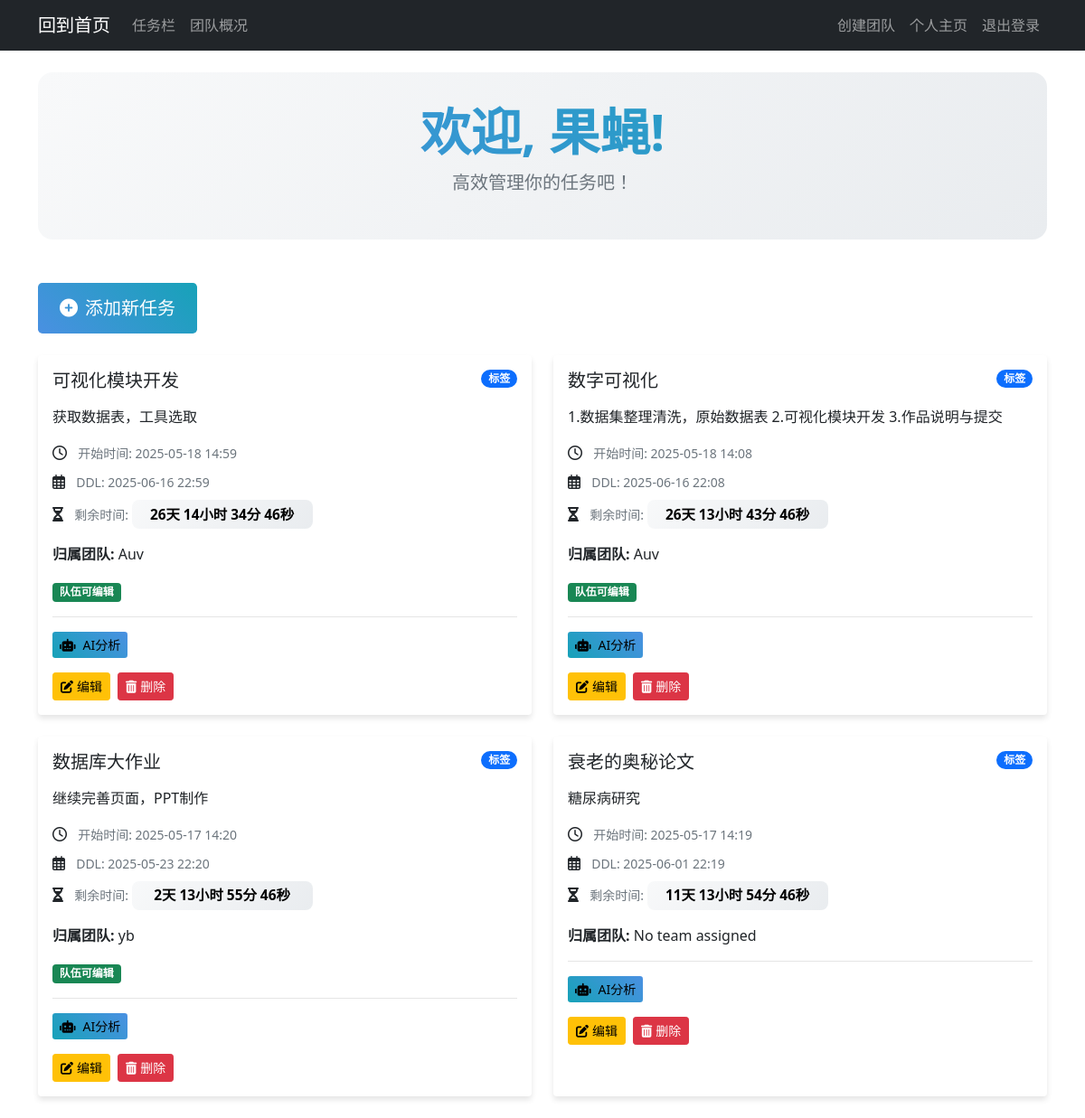
The page /dashboard (signed in) on the database its author committed.
### app.py (models this page shows, shortened)
class User(db.Model):
    id = db.Column(db.Integer, primary_key=True)
    username = db.Column(db.String(20), unique=True, nullable=False)
    email = db.Column(db.String(120), unique=True, nullable=False)
    password = db.Column(db.String(60), nullable=False)
    profile_picture = db.Column(db.String(20), nullable=True)  # Changed to nullable
    bio = db.Column(db.Text, nullable=True)
    created_at = db.Column(db.DateTime, nullable=True)  # Changed to nullable
    data = db.relationship('UserData',back_populates='user')
    is_admin = db.Column(db.Boolean, default=False)

class UserData(db.Model):
    id = db.Column(db.Integer, primary_key=True)
    title = db.Column(db.String(100), nullable=False)
    content = db.Column(db.Text, nullable=False)
    created_at = db.Column(db.DateTime, nullable=False, default=datetime.utcnow)
    deadline = db.Column(db.DateTime, nullable=True)  # New field
    ai_analysis = db.Column(db.Text, nullable=True)   # New field
    updated_at = db.Column(db.DateTime, nullable=False, default=datetime.utcnow, onupdate=datetime.utcnow)
    user_id = db.Column(db.Integer, db.ForeignKey('user.id'), nullable=False)
    user = db.relationship('User',back_populates='data')
    team_id = db.Column(db.Integer, db.ForeignKey('team.id'), nullable=True)  # 关联团队
    team = db.relationship('Team', backref='tasks')
    team_editable = db.Column(db.Boolean, default=False)

class Team(db.Model):
    id = db.Column(db.Integer, primary_key=True)
    name = db.Column(db.String(100), nullable=False)
    description = db.Column(db.Text, nullable=True)
    members = db.relationship('User', secondary='team_members', backref='teams')

### app.py (the view)
@app.route('/dashboard')
@login_required
def dashboard():
    user = User.query.get_or_404(session['user_id'])
    teams = user.teams
    tasks = user_data = UserData.query.filter(
        or_(
            UserData.user_id == user.id,
            and_(
                UserData.team_id.in_([team.id for team in user.teams])
            )
        )
    ).order_by(UserData.created_at.desc()).all()
    return render_template('dashboard.html', user=user, user_data=tasks)

### app.py (called while the page is built)
def login_required(f):
    @wraps(f)
    def decorated_function(*args, **kwargs):
        if 'user_id' not in session:
            flash('Please log in to access this page.', 'warning')
            return redirect(url_for('login'))
        return f(*args, **kwargs)
    return decorated_function

### templates/dashboard.html (shortened to what this page needs)
{% extends "base.html" %}
{% block content %}
<div class="container mt-4">
    <div class="welcome-section text-center mb-5">
        <h1 class="display-4 fw-bold text-gradient">欢迎, {{ user.username }}!</h1>
        <p class="lead text-muted">高效管理你的任务吧！</p>
    </div>
    <div class="row mb-4">
        <div class="col">
            <a href="{{ url_for('add_data') }}" class="btn btn-primary btn-lg add-task-btn">
                <i class="fas fa-plus-circle me-2"></i>添加新任务
            </a>
        </div>
    </div>
    <div class="row">
        {% for data in user_data %}
        <div class="col-md-6 mb-4">
            <div class="card task-card h-100">
                <div class="card-body">
                    <div class="d-flex justify-content-between align-items-start mb-3">
                        <h5 class="card-title mb-0">{{ data.title }}</h5>
                        <span class="badge bg-primary rounded-pill">标签</span>
                    </div>
                    <p class="card-text">{{ data.content }}</p>
                    <div class="task-meta mb-3">
                        <p class="card-text mb-2">
                            <i class="far fa-clock me-2"></i>
                            <small class="text-muted">开始时间: {{ data.created_at.strftime('%Y-%m-%d %H:%M') }}</small>
                        </p>
                        {% if data.deadline %}
                        <p class="card-text mb-2">
                            <i class="far fa-calendar-alt me-2"></i>
                            <small class="text-muted">DDL: {{ data.deadline.strftime('%Y-%m-%d %H:%M') }}</small>
                        </p>
                        <p class="card-text">
                            <i class="fas fa-hourglass-half me-2"></i>
                            <small class="text-muted">剩余时间: <span class="countdown" data-deadline="{{ data.deadline.strftime('%Y-%m-%d %H:%M:%S') }}">Loading...</span></small>
                        </p>
                        {% endif %}
                    </div>
                    <p><strong>归属团队:</strong> {{ data.team.name if data.team else 'No team assigned' }}</p>
                    <p>
                        {% if data.team_editable %}
                            <span class="badge bg-success">队伍可编辑</span>
                        {% endif %}
                    </p>
                    <div class="ai-analysis-section mt-3">
                        <button class="btn btn-info btn-sm analyze-btn" data-task-id="{{ data.id }}">
                            <i class="fas fa-robot me-2"></i>AI分析
                        </button>
                    </div>
                    <div class="task-actions mt-3">
                        <a href="{{ url_for('edit_data', data_id=data.id) }}" class="btn btn-warning btn-sm">
                            <i class="fas fa-edit me-1"></i>编辑
                        </a>
                        <a href="{{ url_for('delete_data', data_id=data.id) }}" class="btn btn-danger btn-sm" onclick="return confirm('Are you sure you want to delete this task?')">
                            <i class="fas fa-trash-alt me-1"></i>删除
                        </a>
                    </div>
                </div>
            </div>
        </div>
        {% endfor %}
    </div>
</div>
{% endblock %}

### templates/base.html (shortened to what this page needs)
<!DOCTYPE html>
<html lang="en">
<head>
    <link href="https://cdn.jsdelivr.net/npm/bootstrap@5.1.3/dist/css/bootstrap.min.css" rel="stylesheet">
    <link href="https://cdnjs.cloudflare.com/ajax/libs/font-awesome/6.0.0/css/all.min.css" rel="stylesheet">
</head>
<body>
    <nav class="navbar navbar-expand-lg navbar-dark bg-dark">
        <div class="container">
            <a class="navbar-brand" href="{{ url_for('home') }}">回到首页</a>
            <div class="collapse navbar-collapse" id="navbarNav">
                <ul class="navbar-nav me-auto">
                    {% if session.get('user_id') %}
                    <li class="nav-item">
                        <a class="nav-link" href="{{ url_for('dashboard') }}">任务栏</a>
                    </li>
                    <li class="nav-item">
                        <a class="nav-link" href="{{ url_for('summary') }}">团队概况</a>
                    </li>
                    {% endif %}
                </ul>
                <ul class="navbar-nav">
                    {% if session.get('user_id') %}
                    <li class="nav-item">
                        <a class="nav-link" href="{{ url_for('create_team') }}">创建团队</a>
                    </li>
                    <li class="nav-item">
                        <a class="nav-link" href="{{ url_for('profile') }}">个人主页</a>
                    </li>
                    <li class="nav-item">
                        <a class="nav-link" href="{{ url_for('logout') }}">退出登录</a>
                    </li>
                    {% endif %}
                </ul>
            </div>
        </div>
    </nav>
    {% block content %}{% endblock %}
</body>
</html>

### templates/dashboard.html (style rules this page uses)
:root { --primary-color: #4a90e2; --secondary-color: #6c757d; --success-color: #28a745; --danger-color: #dc3545; --warning-color: #ffc107; --info-color: #17a2b8; --light-color: #f8f9fa; --dark-color: #343a40; }
.welcome-section { padding: 2rem 0; background: linear-gradient(135deg, #f8f9fa 0%, #e9ecef 100%); border-radius: 1rem; margin-bottom: 2rem; }
.text-gradient { background: linear-gradient(45deg, var(--primary-color), var(--info-color)); -webkit-background-clip: text; -webkit-text-fill-color: transparent; }
.task-card { transition: transform 0.3s ease, box-shadow 0.3s ease; border: none; box-shadow: 0 4px 6px rgba(0, 0, 0, 0.1); }
.add-task-btn { background: linear-gradient(45deg, var(--primary-color), var(--info-color)); border: none; padding: 0.8rem 1.5rem; transition: transform 0.2s ease; }
.analyze-btn { background: linear-gradient(45deg, var(--info-color), var(--primary-color)); border: none; transition: all 0.3s ease; }
.ai-analysis-section { border-top: 1px solid rgba(0, 0, 0, 0.1); padding-top: 1rem; }
.countdown { font-weight: bold; font-size: 1.1em; padding: 0.3rem 0.6rem; border-radius: 0.5rem; background: linear-gradient(135deg, #f8f9fa 0%, #e9ecef 100%); display: inline-block; min-width: 200px; text-align: center; }
.task-actions { display: flex; gap: 0.5rem; }
.task-actions .btn { transition: all 0.3s ease; }

### rows shown on the page
User: username "果蝇"
UserData: title "可视化模块开发", content "获取数据表，工具选取", created_at "2025-05-18 14:59", deadline "2025-06-16 22:59", team "Auv", team_editable "队伍可编辑"
UserData: title "数字可视化", content "1.数据集整理清洗，原始数据表 2.可视化模块开发 3.作品说明与提交", created_at "2025-05-18 14:08", deadline "2025-06-16 22:08", team "Auv", team_editable "队伍可编辑"
UserData: title "数据库大作业", content "继续完善页面，PPT制作", created_at "2025-05-17 14:20", deadline "2025-05-23 22:20", team "yb", team_editable "队伍可编辑"
UserData: title "衰老的奥秘论文", content "糖尿病研究", created_at "2025-05-17 14:19", deadline "2025-06-01 22:19", team "No team assigned"
